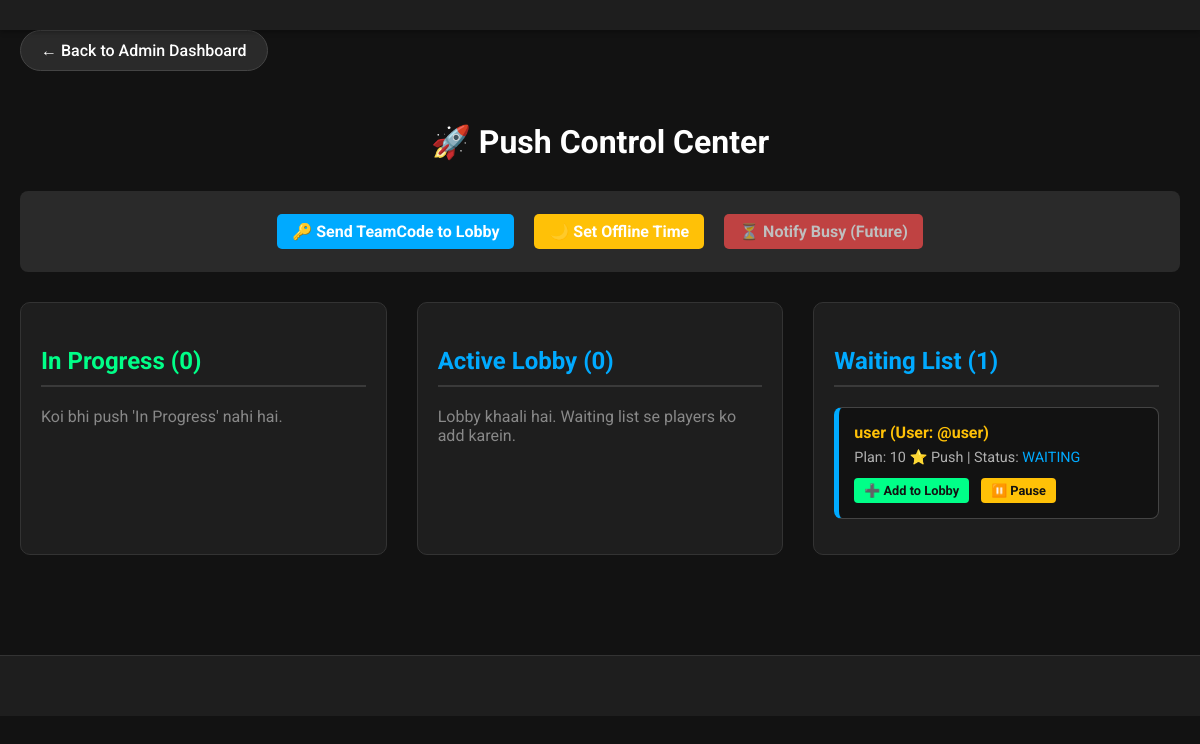
Screenshot of /admin/push-control (signed in) with the database file from the repository.
### tables this page shows
CREATE TABLE push_queue (
            order_id INTEGER PRIMARY KEY, 
            user_id INTEGER, 
            user_display_name TEXT, 
            plan_name TEXT,
            total_target INTEGER, 
            current_progress INTEGER DEFAULT 0, 
            status TEXT DEFAULT 'WAITING',
            added_at INTEGER DEFAULT (strftime('%s', 'now')), 
            in_game_name TEXT, 
            in_game_uid TEXT,
            team_code TEXT, 
            expiry_time TEXT 
        );

CREATE TABLE users (
            id INTEGER PRIMARY KEY AUTOINCREMENT,
            username TEXT UNIQUE NOT NULL,
            password_hash TEXT NOT NULL,
            wallet REAL DEFAULT 0,
            purchases INTEGER DEFAULT 0,
            referrals INTEGER DEFAULT 0,
            is_vip INTEGER DEFAULT 0,
            created_at INTEGER DEFAULT (strftime('%s', 'now')),
            device_fingerprint TEXT
        );

### app.py (the view)
@app.route('/admin/push-control')
@admin_required
def admin_push_control():
    conn = sqlite3.connect(DATABASE); conn.row_factory = sqlite3.Row; c = conn.cursor()
    c.execute("SELECT p.*, u.username FROM push_queue p LEFT JOIN users u ON p.user_id = u.id WHERE p.status = 'IN_PROGRESS' ORDER BY p.added_at ASC")
    inprogress_players = c.fetchall()
    c.execute("SELECT p.*, u.username FROM push_queue p LEFT JOIN users u ON p.user_id = u.id WHERE p.status = 'IN_LOBBY' ORDER BY p.added_at ASC")
    lobby_players = c.fetchall()
    c.execute("SELECT p.*, u.username FROM push_queue p LEFT JOIN users u ON p.user_id = u.id WHERE p.status IN ('WAITING', 'PAUSED') ORDER BY p.added_at ASC")
    waiting_players = c.fetchall()
    conn.close()
    return render_template('admin/push_control.html',
                           inprogress_players=inprogress_players, # Naya data
                           lobby_players=lobby_players,
                           waiting_players=waiting_players)

### app.py (called while the page is built)
def admin_required(f):
    @wraps(f)
    def decorated_function(*args, **kwargs):
        if not session.get('is_admin'):
            flash("Aapke paas is page ka access nahi hai. Pehle Admin se Login karein.", "error")
            return redirect(url_for('login_page'))
        return f(*args, **kwargs)
    return decorated_function

### templates/admin/push_control.html (shortened to what this page needs)
<!DOCTYPE html>
<html lang="en">
<head>
    <link rel="stylesheet" href="{{ url_for('static', filename='style.css') }}">
</head>
<body>
    <nav> </nav>
    <section class="dashboard">
        <div class="container">
            <a href="/admin" class="back-button"> &larr; Back to Admin Dashboard </a>
            <h2 class="section-title">🚀 Push Control Center</h2>
            <div class="general-actions">
                <a href="{{ url_for('admin_push_teamcode_form') }}" style="background-color: #00aaff;">🔑 Send TeamCode to Lobby</a>
                <a href="{{ url_for('admin_push_set_offline_form') }}" style="background-color: #ffc107;">🌙 Set Offline Time</a>
                <a href="#" style="background-color: #ff4d4d; pointer-events: none; opacity: 0.7;">⏳ Notify Busy (Future)</a>
            </div>
            <div class="push-list-container">
                <div class="push-section in-progress">
                    <h3>In Progress ({{ inprogress_players|length }})</h3>
                    {% for player in inprogress_players %}
                    <div class="player-card" style="border-left: 5px solid #00ff88;">
                        <strong>{{ player.user_display_name }} (TC: {{ player.team_code }})</strong>
                        <div class="player-info">
                            Plan: {{ player.plan_name }} | Target: {{ player.total_target }} ⭐
                            <br>
                            Progress: <span style="color: #00ff88;">{{ player.current_progress }}</span> / {{ player.total_target }} ⭐
                        </div>
                        <div class="player-actions">
                            <a href="{{ url_for('admin_push_return_to_lobby', order_id=player.order_id) }}" class="action-btn btn-remove">🔄 Return to Lobby</a>
                            <a href="{{ url_for('admin_push_update_progress_form', order_id=player.order_id) }}" class="action-btn btn-update">📊 Update Progress</a>
                            <a href="{{ url_for('admin_push_pause', order_id=player.order_id) }}" class="action-btn btn-pause">⏸️ Pause Push</a>
                            <a href="{{ url_for('admin_push_complete', order_id=player.order_id) }}" class="action-btn btn-complete">✅ Mark Completed</a>
                        </div>
                    </div>
                    {% else %}
                    <p style="color: #888;">Koi bhi push 'In Progress' nahi hai.</p>
                    {% endfor %}
                </div>
                <div class="push-section">
                    <h3>Active Lobby ({{ lobby_players|length }})</h3>
                    {% for player in lobby_players %}
                    <div class="player-card">
                        <strong>{{ player.user_display_name }} (User: @{{ player.username or 'N/A' }})</strong>
                        <div class="player-info">
                            IGN/UID: {{ player.in_game_name or 'N/A' }} / {{ player.in_game_uid or 'N/A' }}
                        </div>
                        <div class="player-actions">
                            <a href="{{ url_for('admin_push_update_info_form', order_id=player.order_id) }}" class="action-btn btn-update">📝 Update IGN/UID</a>
                            <a href="{{ url_for('admin_push_remove_lobby', order_id=player.order_id) }}" class="action-btn btn-remove">🗑️ Remove Lobby</a>
                        </div>
                    </div>
                    {% else %}
                    <p style="color: #888;">Lobby khaali hai. Waiting list se players ko add karein.</p>
                    {% endfor %}
                </div>
                <div class="push-section">
                    <h3>Waiting List ({{ waiting_players|length }})</h3>
                    {% for player in waiting_players %}
                    <div class="player-card" style="border-left: 5px solid {{ '#ffc107' if player.status == 'PAUSED' else '#00aaff' }};">
                        <strong>{{ player.user_display_name }} (User: @{{ player.username or 'N/A' }})</strong>
                        <div class="player-info">
                            Plan: {{ player.plan_name }} | Status: <span style="color: {{ '#ffc107' if player.status == 'PAUSED' else '#00aaff' }};">{{ player.status }}</span>
                        </div>
                        <div class="player-actions">
                            <a href="{{ url_for('admin_push_add_lobby', order_id=player.order_id) }}" class="action-btn btn-add-lobby">
                                ➕ Add to Lobby
                            </a>
                            <a href="{{ url_for('admin_push_pause', order_id=player.order_id) }}" class="action-btn btn-pause">
                                ⏸️ Pause
                            </a>
                        </div>
                    </div>
                    {% else %}
                    <p style="color: #888;">Waiting list khaali hai।</p>
                    {% endfor %}
                </div>
            </div>
        </div>
    </section>
    <footer> </footer>
</body>
</html>

### static/style.css (style rules this page uses)
body { font-family: 'Roboto', sans-serif; background-color: #121212; color: #e0e0e0; margin: 0; padding: 0; }
.container { max-width: 1200px; margin: 0 auto; padding: 0 20px; }
nav { background-color: #1e1e1e; padding: 15px 0; box-shadow: 0 2px 5px rgba(0, 0, 0, 0.3); position: sticky; top: 0; z-index: 1000; }
.dashboard { padding: 0 0 50px 0; }
.section-title { text-align: center; font-size: 2rem; color: #ffffff; margin-bottom: 30px; opacity: 0; animation: fadeIn 0.8s ease-out 0.8s forwards; }
footer { background-color: #1e1e1e; text-align: center; padding: 30px 20px; margin-top: 50px; border-top: 1px solid #333; }
.back-button { display: inline-block; background-color: #2a2a2a; color: #ffffff; border: 1px solid #444; padding: 10px 20px; border-radius: 25px; text-decoration: none; font-weight: 500; margin-bottom: 25px; transition: all 0.3s ease; }

### templates/admin/push_control.html (style rules this page uses)
.push-list-container { display: grid; grid-template-columns: 1fr; gap: 30px; margin-top: 30px; }
.push-section { background-color: #1e1e1e; border: 1px solid #333; border-radius: 10px; padding: 20px; }
.push-section h3 { color: #00aaff; font-size: 1.5rem; margin-bottom: 20px; border-bottom: 2px solid #3a3a3a; padding-bottom: 10px; }
.push-section.in-progress h3 { color: #00ff88; }
.player-card { background-color: #121212; border: 1px solid #444; padding: 15px; border-radius: 8px; margin-bottom: 15px; }
.player-card strong { color: #ffc107; display: block; margin-bottom: 5px; }
.player-info { font-size: 0.9rem; color: #b0b0b0; line-height: 1.5; }
.player-actions a { display: inline-block; margin-top: 10px; margin-right: 8px; padding: 5px 10px; border-radius: 4px; text-decoration: none; font-size: 0.8rem; font-weight: 700; }
.btn-pause { background-color: #ffc107; color: #121212; }
.btn-add-lobby { background-color: #00ff88; color: #121212; }
.general-actions { margin-top: 20px; padding: 15px; background-color: #2a2a2a; border-radius: 8px; text-align: center; }
.general-actions a { display: inline-block; margin: 8px; padding: 8px 15px; background-color: #444; border-radius: 5px; color: white; text-decoration: none; font-weight: 700; transition: background-color 0.2s; }
@media (min-width: 768px) { .push-list-container { grid-template-columns: 1fr 1fr 1fr; } }

### rows the page displays
push_queue: user_display_name "user", username "user", plan_name "10 ⭐ Push", status "WAITING"

### other values shown
{{ inprogress_players|length }} "0"
{{ lobby_players|length }} "0"
{{ waiting_players|length }} "1"
